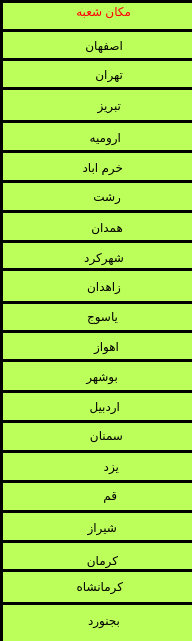
   <widget class="QWidget" name="widget_3" native="true">
    <property name="geometry">
     <rect>
      <x>228</x>
      <y>0</y>
      <width>192</width>
      <height>641</height>
     </rect>
    </property>
    <property name="styleSheet">
     <string notr="true">background-color: rgb(189, 255, 90);</string>
    </property>
    <widget class="QLabel" name="label_23">
     <property name="geometry">
      <rect>
       <x>60</x>
       <y>1</y>
       <width>71</width>
       <height>20</height>
      </rect>
     </property>
     <property name="styleSheet">
      <string notr="true">color: rgb(255, 0, 4);</string>
     </property>
     <property name="text">
      <string>مکان شعبه</string>
     </property>
    </widget>
    <widget class="QLabel" name="label_101">
     <property name="geometry">
      <rect>
       <x>60</x>
       <y>35</y>
       <width>63</width>
       <height>20</height>
      </rect>
     </property>
     <property name="styleSheet">
      <string notr="true">color: rgb(0, 0, 0);</string>
     </property>
     <property name="text">
      <string>اصفهان</string>
     </property>
    </widget>
    <widget class="QLabel" name="label_103">
     <property name="geometry">
      <rect>
       <x>60</x>
       <y>64</y>
       <width>63</width>
       <height>20</height>
      </rect>
     </property>
     <property name="styleSheet">
      <string notr="true">color: rgb(0, 0, 0);</string>
     </property>
     <property name="text">
      <string>تهران</string>
     </property>
    </widget>
    <widget class="QLabel" name="label_85">
     <property name="geometry">
      <rect>
       <x>90</x>
       <y>95</y>
       <width>31</width>
       <height>20</height>
      </rect>
     </property>
     <property name="styleSheet">
      <string notr="true">color: rgb(0, 0, 0);</string>
     </property>
     <property name="text">
      <string>تبریز</string>
     </property>
    </widget>
    <widget class="QLabel" name="label_104">
     <property name="geometry">
      <rect>
       <x>20</x>
       <y>127</y>
       <width>101</width>
       <height>20</height>
      </rect>
     </property>
     <property name="styleSheet">
      <string notr="true">color: rgb(0, 0, 0);</string>
     </property>
     <property name="text">
      <string>ارومیه</string>
     </property>
    </widget>
    <widget class="QLabel" name="label_99">
     <property name="geometry">
      <rect>
       <x>60</x>
       <y>157</y>
       <width>63</width>
       <height>20</height>
      </rect>
     </property>
     <property name="styleSheet">
      <string notr="true">color: rgb(0, 0, 0);</string>
     </property>
     <property name="text">
      <string>خرم اباد</string>
     </property>
    </widget>
    <widget class="QLabel" name="label_86">
     <property name="geometry">
      <rect>
       <x>70</x>
       <y>186</y>
       <width>51</width>
       <height>20</height>
      </rect>
     </property>
     <property name="styleSheet">
      <string notr="true">color: rgb(0, 0, 0);</string>
     </property>
     <property name="text">
      <string>رشت</string>
     </property>
    </widget>
    <widget class="QLabel" name="label_88">
     <property name="geometry">
      <rect>
       <x>62</x>
       <y>217</y>
       <width>61</width>
       <height>20</height>
      </rect>
     </property>
     <property name="styleSheet">
      <string notr="true">color: rgb(0, 0, 0);</string>
     </property>
     <property name="text">
      <string>همدان</string>
     </property>
    </widget>
    <widget class="QLabel" name="label_87">
     <property name="geometry">
      <rect>
       <x>3</x>
       <y>247</y>
       <width>121</width>
       <height>20</height>
      </rect>
     </property>
     <property name="styleSheet">
      <string notr="true">color: rgb(0, 0, 0);</string>
     </property>
     <property name="text">
      <string>شهرکرد</string>
     </property>
    </widget>
    <widget class="QLabel" name="label_82">
     <property name="geometry">
      <rect>
       <x>0</x>
       <y>276</y>
       <width>121</width>
       <height>20</height>
      </rect>
     </property>
     <property name="styleSheet">
      <string notr="true">color: rgb(0, 0, 0);</string>
     </property>
     <property name="text">
      <string>زاهدان</string>
     </property>
    </widget>
    <widget class="QLabel" name="label_89">
     <property name="geometry">
      <rect>
       <x>55</x>
       <y>306</y>
       <width>63</width>
       <height>20</height>
      </rect>
     </property>
     <property name="styleSheet">
      <string notr="true">color: rgb(0, 0, 0);</string>
     </property>
     <property name="text">
      <string>یاسوج</string>
     </property>
    </widget>
    <widget class="QLabel" name="label_84">
     <property name="geometry">
      <rect>
       <x>56</x>
       <y>336</y>
       <width>63</width>
       <height>20</height>
      </rect>
     </property>
     <property name="styleSheet">
      <string notr="true">color: rgb(0, 0, 0);</string>
     </property>
     <property name="text">
      <string>اهواز</string>
     </property>
    </widget>
    <widget class="QLabel" name="label_79">
     <property name="geometry">
      <rect>
       <x>55</x>
       <y>366</y>
       <width>63</width>
       <height>20</height>
      </rect>
     </property>
     <property name="styleSheet">
      <string notr="true">color: rgb(0, 0, 0);</string>
     </property>
     <property name="text">
      <string>بوشهر</string>
     </property>
    </widget>
    <widget class="QLabel" name="label_81">
     <property name="geometry">
      <rect>
       <x>57</x>
       <y>396</y>
       <width>63</width>
       <height>20</height>
      </rect>
     </property>
     <property name="styleSheet">
      <string notr="true">color: rgb(0, 0, 0);</string>
     </property>
     <property name="text">
      <string>اردبیل</string>
     </property>
    </widget>
    <widget class="QLabel" name="label_66">
     <property name="geometry">
      <rect>
       <x>60</x>
       <y>425</y>
       <width>63</width>
       <height>20</height>
      </rect>
     </property>
     <property name="styleSheet">
      <string notr="true">color: rgb(0, 0, 0);</string>
     </property>
     <property name="text">
      <string>سمنان</string>
     </property>
    </widget>
    <widget class="QLabel" name="label_69">
     <property name="geometry">
      <rect>
       <x>88</x>
       <y>456</y>
       <width>31</width>
       <height>20</height>
      </rect>
     </property>
     <property name="styleSheet">
      <string notr="true">color: rgb(0, 0, 0);</string>
     </property>
     <property name="text">
      <string>یزد</string>
     </property>
    </widget>
    <widget class="QLabel" name="label_70">
     <property name="geometry">
      <rect>
       <x>54</x>
       <y>485</y>
       <width>63</width>
       <height>20</height>
      </rect>
     </property>
     <property name="styleSheet">
      <string notr="true">color: rgb(0, 0, 0);</string>
     </property>
     <property name="text">
      <string>قم</string>
     </property>
    </widget>
    <widget class="QLabel" name="label_71">
     <property name="geometry">
      <rect>
       <x>54</x>
       <y>517</y>
       <width>63</width>
       <height>20</height>
      </rect>
     </property>
     <property name="styleSheet">
      <string notr="true">color: rgb(0, 0, 0);</string>
     </property>
     <property name="text">
      <string>شیراز</string>
     </property>
    </widget>
    <widget class="QLabel" name="label_72">
     <property name="geometry">
      <rect>
       <x>55</x>
       <y>550</y>
       <width>63</width>
       <height>20</height>
      </rect>
     </property>
     <property name="styleSheet">
      <string notr="true">color: rgb(0, 0, 0);</string>
     </property>
     <property name="text">
      <string>کرمان</string>
     </property>
    </widget>
    <widget class="QLabel" name="label_76">
     <property name="geometry">
      <rect>
       <x>60</x>
       <y>576</y>
       <width>63</width>
       <height>20</height>
      </rect>
     </property>
     <property name="styleSheet">
      <string notr="true">color: rgb(0, 0, 0);</string>
     </property>
     <property name="text">
      <string>کرمانشاه</string>
     </property>
    </widget>
    <widget class="QLabel" name="label_83">
     <property name="geometry">
      <rect>
       <x>19</x>
       <y>610</y>
       <width>101</width>
       <height>20</height>
      </rect>
     </property>
     <property name="styleSheet">
      <string notr="true">color: rgb(0, 0, 0);</string>
     </property>
     <property name="text">
      <string>بجنورد</string>
     </property>
    </widget>
    <widget class="Line" name="line_51">
     <property name="geometry">
      <rect>
       <x>0</x>
       <y>29</y>
       <width>192</width>
       <height>3</height>
      </rect>
     </property>
     <property name="styleSheet">
      <string notr="true">background-color: rgb(0, 0, 0);</string>
     </property>
     <property name="orientation">
      <enum>Qt::Horizontal</enum>
     </property>
    </widget>
    <widget class="Line" name="line_52">
     <property name="geometry">
      <rect>
       <x>0</x>
       <y>58</y>
       <width>192</width>
       <height>3</height>
      </rect>
     </property>
     <property name="styleSheet">
      <string notr="true">background-color: rgb(0, 0, 0);</string>
     </property>
     <property name="orientation">
      <enum>Qt::Horizontal</enum>
     </property>
    </widget>
    <widget class="Line" name="line_53">
     <property name="geometry">
      <rect>
       <x>0</x>
       <y>87</y>
       <width>192</width>
       <height>3</height>
      </rect>
     </property>
     <property name="styleSheet">
      <string notr="true">background-color: rgb(0, 0, 0);</string>
     </property>
     <property name="orientation">
      <enum>Qt::Horizontal</enum>
     </property>
    </widget>
    <widget class="Line" name="line_54">
     <property name="geometry">
      <rect>
       <x>0</x>
       <y>120</y>
       <width>192</width>
       <height>3</height>
      </rect>
     </property>
     <property name="styleSheet">
      <string notr="true">background-color: rgb(0, 0, 0);</string>
     </property>
     <property name="orientation">
      <enum>Qt::Horizontal</enum>
     </property>
    </widget>
    <widget class="Line" name="line_55">
     <property name="geometry">
      <rect>
       <x>0</x>
       <y>150</y>
       <width>192</width>
       <height>3</height>
      </rect>
     </property>
     <property name="styleSheet">
      <string notr="true">background-color: rgb(0, 0, 0);</string>
     </property>
     <property name="orientation">
      <enum>Qt::Horizontal</enum>
     </property>
    </widget>
    <widget class="Line" name="line_56">
     <property name="geometry">
      <rect>
       <x>0</x>
       <y>180</y>
       <width>192</width>
       <height>3</height>
      </rect>
     </property>
     <property name="styleSheet">
      <string notr="true">background-color: rgb(0, 0, 0);</string>
     </property>
     <property name="orientation">
      <enum>Qt::Horizontal</enum>
     </property>
    </widget>
    <widget class="Line" name="line_57">
     <property name="geometry">
      <rect>
       <x>0</x>
       <y>210</y>
       <width>192</width>
       <height>3</height>
      </rect>
     </property>
     <property name="styleSheet">
      <string notr="true">background-color: rgb(0, 0, 0);</string>
     </property>
     <property name="orientation">
      <enum>Qt::Horizontal</enum>
     </property>
    </widget>
    <widget class="Line" name="line_58">
     <property name="geometry">
      <rect>
       <x>0</x>
       <y>240</y>
       <width>192</width>
       <height>3</height>
      </rect>
     </property>
     <property name="styleSheet">
      <string notr="true">background-color: rgb(0, 0, 0);</string>
     </property>
     <property name="orientation">
      <enum>Qt::Horizontal</enum>
     </property>
    </widget>
    <widget class="Line" name="line_59">
     <property name="geometry">
      <rect>
       <x>0</x>
       <y>268</y>
       <width>192</width>
       <height>3</height>
      </rect>
     </property>
     <property name="styleSheet">
      <string notr="true">background-color: rgb(0, 0, 0);</string>
     </property>
     <property name="orientation">
      <enum>Qt::Horizontal</enum>
     </property>
    </widget>
    <widget class="Line" name="line_60">
     <property name="geometry">
      <rect>
       <x>0</x>
       <y>301</y>
       <width>192</width>
       <height>3</height>
      </rect>
     </property>
     <property name="styleSheet">
      <string notr="true">background-color: rgb(0, 0, 0);</string>
     </property>
     <property name="orientation">
      <enum>Qt::Horizontal</enum>
     </property>
    </widget>
    <widget class="Line" name="line_61">
     <property name="geometry">
      <rect>
       <x>0</x>
       <y>330</y>
       <width>192</width>
       <height>3</height>
      </rect>
     </property>
     <property name="styleSheet">
      <string notr="true">background-color: rgb(0, 0, 0);</string>
     </property>
     <property name="orientation">
      <enum>Qt::Horizontal</enum>
     </property>
    </widget>
    <widget class="Line" name="line_62">
     <property name="geometry">
      <rect>
       <x>0</x>
       <y>359</y>
       <width>192</width>
       <height>3</height>
      </rect>
     </property>
     <property name="styleSheet">
      <string notr="true">background-color: rgb(0, 0, 0);</string>
     </property>
     <property name="orientation">
      <enum>Qt::Horizontal</enum>
     </property>
    </widget>
    <widget class="Line" name="line_63">
     <property name="geometry">
      <rect>
       <x>0</x>
       <y>390</y>
       <width>192</width>
       <height>3</height>
      </rect>
     </property>
     <property name="styleSheet">
      <string notr="true">background-color: rgb(0, 0, 0);</string>
     </property>
     <property name="orientation">
      <enum>Qt::Horizontal</enum>
     </property>
    </widget>
    <widget class="Line" name="line_64">
     <property name="geometry">
      <rect>
       <x>0</x>
       <y>420</y>
       <width>192</width>
       <height>3</height>
      </rect>
     </property>
     <property name="styleSheet">
      <string notr="true">background-color: rgb(0, 0, 0);</string>
     </property>
     <property name="orientation">
      <enum>Qt::Horizontal</enum>
     </property>
    </widget>
    <widget class="Line" name="line_65">
     <property name="geometry">
      <rect>
       <x>0</x>
       <y>450</y>
       <width>192</width>
       <height>3</height>
      </rect>
     </property>
     <property name="styleSheet">
      <string notr="true">background-color: rgb(0, 0, 0);</string>
     </property>
     <property name="orientation">
      <enum>Qt::Horizontal</enum>
     </property>
    </widget>
    <widget class="Line" name="line_66">
     <property name="geometry">
      <rect>
       <x>0</x>
       <y>480</y>
       <width>192</width>
       <height>3</height>
      </rect>
     </property>
     <property name="styleSheet">
      <string notr="true">background-color: rgb(0, 0, 0);</string>
     </property>
     <property name="orientation">
      <enum>Qt::Horizontal</enum>
     </property>
    </widget>
    <widget class="Line" name="line_67">
     <property name="geometry">
      <rect>
       <x>0</x>
       <y>510</y>
       <width>192</width>
       <height>3</height>
      </rect>
     </property>
     <property name="styleSheet">
      <string notr="true">background-color: rgb(0, 0, 0);</string>
     </property>
     <property name="orientation">
      <enum>Qt::Horizontal</enum>
     </property>
    </widget>
    <widget class="Line" name="line_68">
     <property name="geometry">
      <rect>
       <x>0</x>
       <y>540</y>
       <width>192</width>
       <height>3</height>
      </rect>
     </property>
     <property name="styleSheet">
      <string notr="true">background-color: rgb(0, 0, 0);</string>
     </property>
     <property name="orientation">
      <enum>Qt::Horizontal</enum>
     </property>
    </widget>
    <widget class="Line" name="line_69">
     <property name="geometry">
      <rect>
       <x>0</x>
       <y>569</y>
       <width>192</width>
       <height>3</height>
      </rect>
     </property>
     <property name="styleSheet">
      <string notr="true">background-color: rgb(0, 0, 0);</string>
     </property>
     <property name="orientation">
      <enum>Qt::Horizontal</enum>
     </property>
    </widget>
    <widget class="Line" name="line_70">
     <property name="geometry">
      <rect>
       <x>0</x>
       <y>602</y>
       <width>192</width>
       <height>3</height>
      </rect>
     </property>
     <property name="styleSheet">
      <string notr="true">background-color: rgb(0, 0, 0);</string>
     </property>
     <property name="orientation">
      <enum>Qt::Horizontal</enum>
     </property>
    </widget>
    <widget class="Line" name="line">
     <property name="geometry">
      <rect>
       <x>0</x>
       <y>0</y>
       <width>192</width>
       <height>3</height>
      </rect>
     </property>
     <property name="styleSheet">
      <string notr="true">background-color: rgb(0, 0, 0);</string>
     </property>
     <property name="orientation">
      <enum>Qt::Horizontal</enum>
     </property>
    </widget>
    <widget class="Line" name="line_72">
     <property name="geometry">
      <rect>
       <x>0</x>
       <y>0</y>
       <width>3</width>
       <height>653</height>
      </rect>
     </property>
     <property name="styleSheet">
      <string notr="true">background-color: rgb(0, 0, 0);</string>
     </property>
     <property name="orientation">
      <enum>Qt::Vertical</enum>
     </property>
    </widget>
   </widget>
